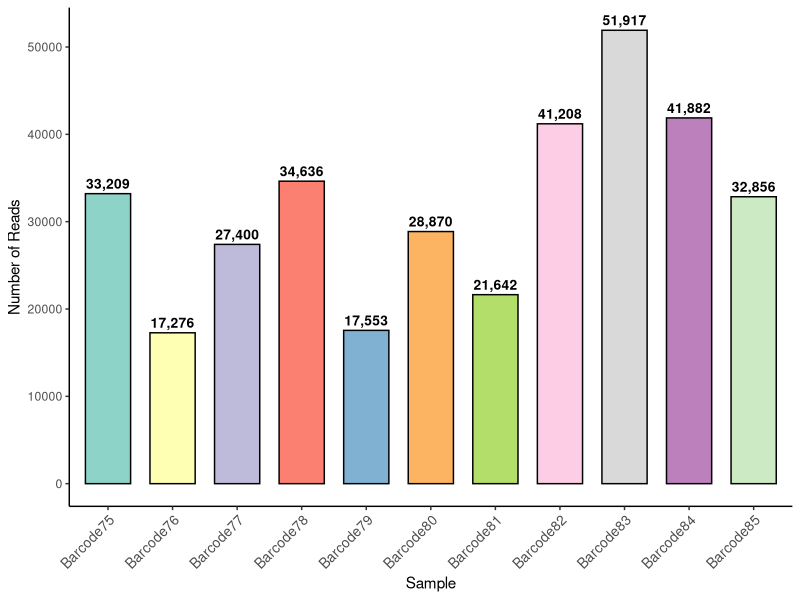
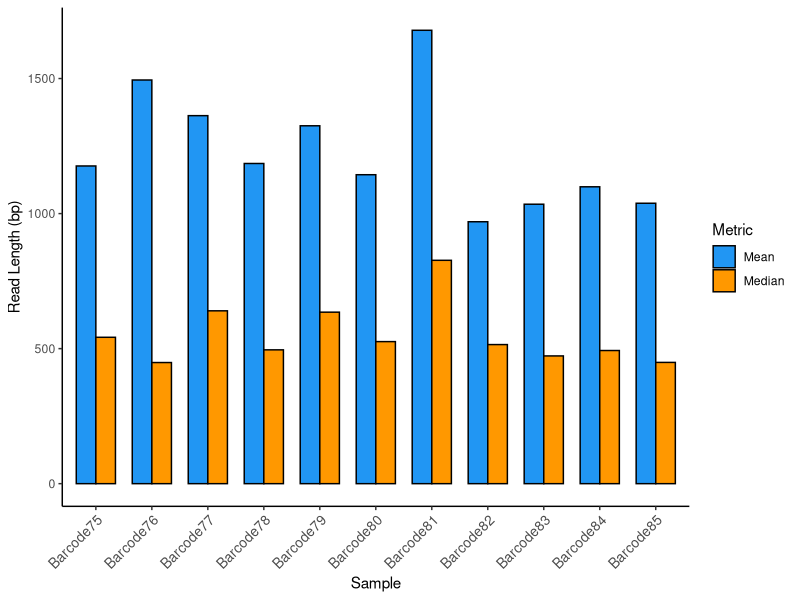
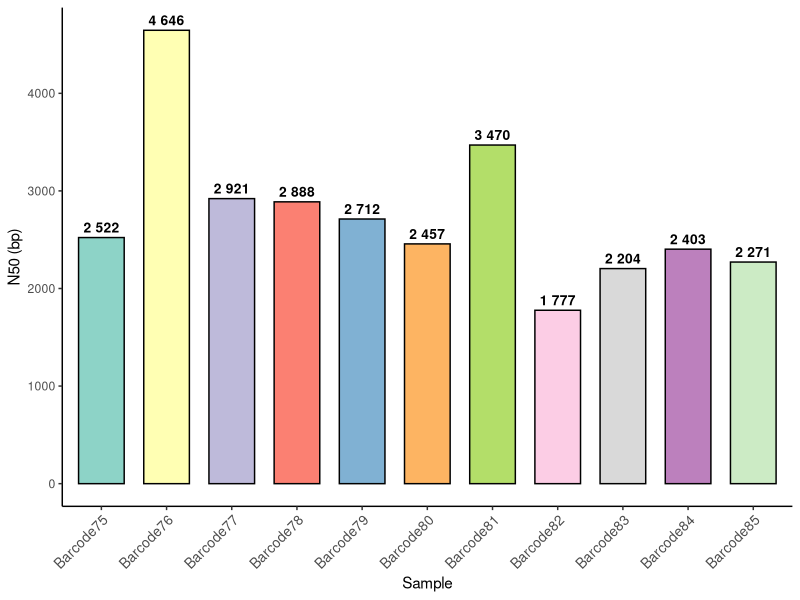
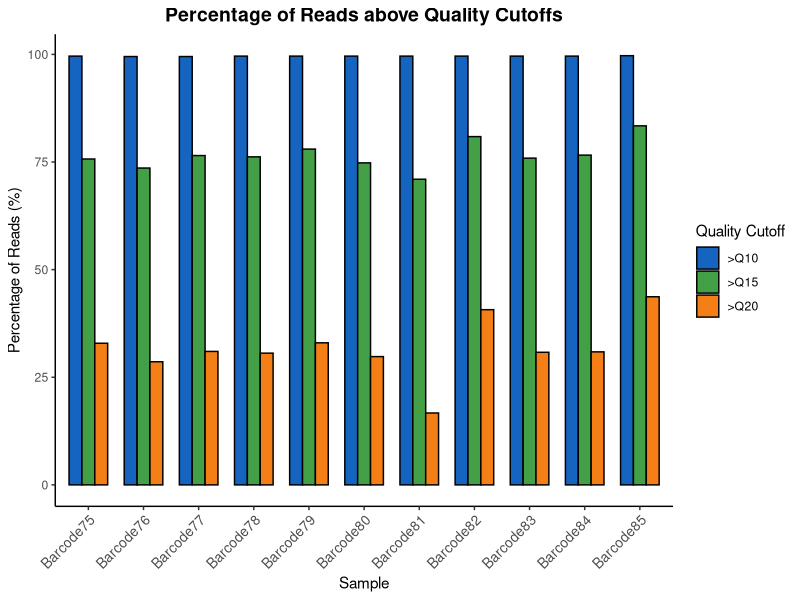
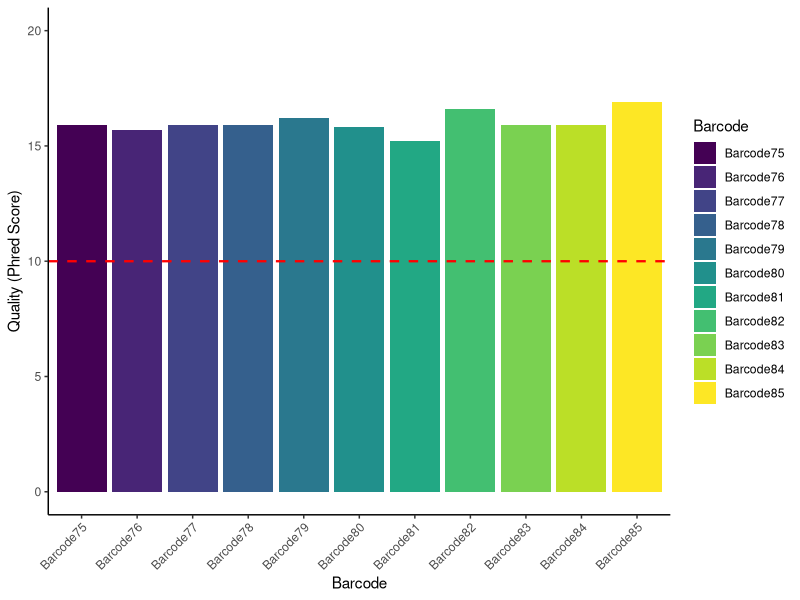
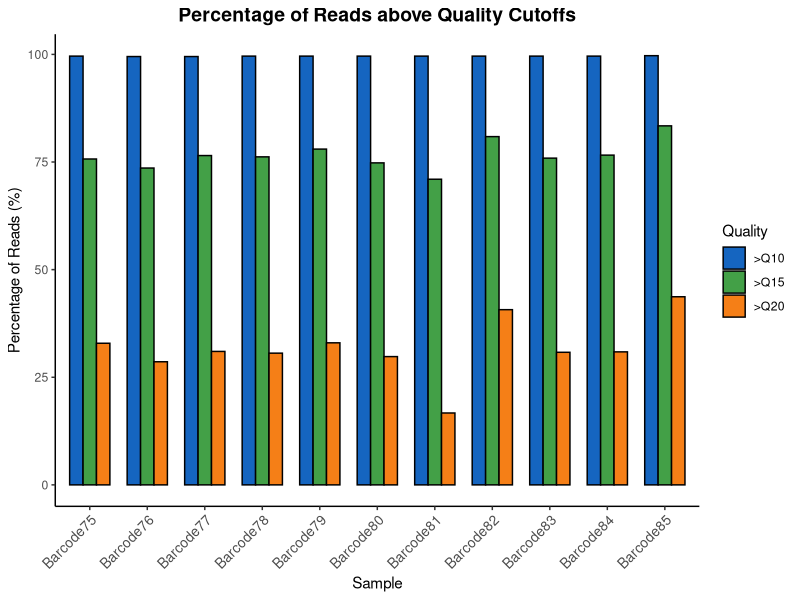

Recreate these plots in R, in order.
# ============================================
# QC Analysis - NanoComp Results Visualization
# ============================================

library(ggplot2)
library(tidyverse)
library(RColorBrewer)

# ============================================
# 1. Chargement et préparation des données
# ============================================

data <- data.frame(
  Barcode = c("Barcode75", "Barcode76", "Barcode77", "Barcode78", "Barcode79",
              "Barcode80", "Barcode81", "Barcode82", "Barcode83", "Barcode84", "Barcode85"),
  Mean_read_length = c(1176.3, 1494.6, 1362.6, 1185.5, 1325.1, 1143.9, 1678.7, 969.8, 1034.7, 1099.2, 1038.3),
  Median_read_length = c(542.0, 448.5, 640.0, 495.5, 635.0, 526.0, 827.0, 515.0, 473.0, 493.0, 449.0),
  Mean_read_quality = c(15.9, 15.7, 15.9, 15.9, 16.2, 15.8, 15.2, 16.6, 15.9, 15.9, 16.9),
  Median_read_quality = c(18.0, 17.6, 17.9, 17.9, 18.1, 17.7, 16.8, 18.8, 17.8, 17.9, 19.3),
  Number_of_reads = c(33209, 17276, 27400, 34636, 17553, 28870, 21642, 41208, 51917, 41882, 32856),
  N50 = c(2522, 4646, 2921, 2888, 2712, 2457, 3470, 1777, 2204, 2403, 2271),
  Total_bases_Mb = c(39.06, 25.82, 37.34, 41.06, 23.26, 33.02, 36.33, 39.97, 53.72, 46.04, 34.12),
  Q10_pct = c(99.6, 99.5, 99.5, 99.6, 99.6, 99.6, 99.6, 99.6, 99.6, 99.6, 99.7),
  Q15_pct = c(75.7, 73.6, 76.5, 76.2, 78.0, 74.8, 71.0, 80.9, 75.9, 76.6, 83.4),
  Q20_pct = c(32.9, 28.6, 31.0, 30.6, 33.0, 29.8, 16.7, 40.7, 30.8, 30.9, 43.7)
)
view(data)

# Palette de couleurs
colors <- brewer.pal(11, "Set3")

output_dir <- "QC_plots"
dir.create(output_dir, showWarnings = FALSE)

# ============================================
# 2. Graphique 1 — Nombre de reads par barcode
# ============================================

p1 <- ggplot(data, aes(x = Barcode, y = Number_of_reads, fill = Barcode)) +
  geom_bar(stat = "identity", color = "black", width = 0.7) +
  scale_fill_manual(values = colors) +
  geom_text(aes(label = format(Number_of_reads, big.mark = ",")),
            vjust = -0.5, size = 3.5, fontface = "bold") +
  labs(
       x = "Sample",
       y = "Number of Reads") +
  theme_classic() +
  theme(axis.text.x = element_text(angle = 45, hjust = 1, size = 10),
        plot.title = element_text(hjust = 0.5, size = 14, face = "bold"),
        legend.position = "none")
p1



# ============================================
# 3. Graphique 2 — Mean vs Median Read Length
# ============================================

length_data <- data %>%
  select(Barcode, Mean_read_length, Median_read_length) %>%
  pivot_longer(cols = c(Mean_read_length, Median_read_length),
               names_to = "Metric",
               values_to = "Length") %>%
  mutate(Metric = recode(Metric,
                         "Mean_read_length" = "Mean",
                         "Median_read_length" = "Median"))

p2 <- ggplot(length_data, aes(x = Barcode, y = Length, fill = Metric)) +
  geom_bar(stat = "identity", position = "dodge", color = "black", width = 0.7) +
  scale_fill_manual(values = c("Mean" = "#2196F3", "Median" = "#FF9800")) +
  labs(
       x = "Sample",
       y = "Read Length (bp)",
       fill = "Metric") +
  theme_classic() +
  theme(axis.text.x = element_text(angle = 45, hjust = 1, size = 10),
        plot.title = element_text(hjust = 0.5, size = 14, face = "bold"))

p2


# ============================================
  # 4. Graphique 3 — N50 par barcode
  # ============================================

p3 <- ggplot(data, aes(x = Barcode, y = N50, fill = Barcode)) +
  geom_bar(stat = "identity", color = "black", width = 0.7) +
  scale_fill_manual(values = colors) +
  geom_text(aes(label = format(N50, big.mark = " ")),
            vjust = -0.5, size = 3.5, fontface = "bold") +
  labs(,
       x = "Sample",
       y = "N50 (bp)") +
  theme_classic() +
  theme(axis.text.x = element_text(angle = 45, hjust = 1, size = 10),
        plot.title = element_text(hjust = 0.5, size = 14, face = "bold"),
        legend.position = "none")
p3

# ============================================
# 6. Graphique 5 — Proportion reads > Q10, Q15, Q20
# ============================================

quality_cutoff <- data %>%
  select(Barcode, Q10_pct, Q15_pct, Q20_pct) %>%
  pivot_longer(cols = c(Q10_pct, Q15_pct, Q20_pct),
               names_to = "Cutoff",
               values_to = "Percentage") %>%
  mutate(Cutoff = recode(Cutoff,
                         "Q10_pct" = ">Q10",
                         "Q15_pct" = ">Q15",
                         "Q20_pct" = ">Q20"))

p5 <- ggplot(quality_cutoff, aes(x = Barcode, y = Percentage, fill = Cutoff)) +
  geom_bar(stat = "identity", position = "dodge", color = "black", width = 0.7) +
  scale_fill_manual(values = c(">Q10" = "#1565C0", ">Q15" = "#43A047", ">Q20" = "#F57F17")) +
  labs(title = "Percentage of Reads above Quality Cutoffs",
       x = "Sample",
       y = "Percentage of Reads (%)",
       fill = "Quality Cutoff") +
  theme_classic() +
  theme(axis.text.x = element_text(angle = 45, hjust = 1, size = 10),
        plot.title = element_text(hjust = 0.5, size = 14, face = "bold"))

p5


# Qualité moyenne des reads par echantillons 

ggplot(data, aes(x = Barcode, y = Mean_read_quality, fill = Barcode)) +
  geom_bar(stat = "identity") +
  geom_hline(yintercept = 10, linetype = "dashed", color = "red", size = 0.8) +
  theme_classic() +
  labs(
    x = "Barcode",
    y = "Quality (Phred Score)") +
  coord_cartesian(ylim = c(0, 20)) + # Pour bien voir la différence
  theme(axis.text.x = element_text(angle = 45, hjust = 1)) +
  scale_fill_viridis_d()



#============================================
  # 6. Graphique 5 — Proportion reads > Q10, Q15, Q20
  # ============================================

quality_cutoff <- data %>%
  select(Barcode, Q10_pct, Q15_pct, Q20_pct) %>%
  pivot_longer(cols = c(Q10_pct, Q15_pct, Q20_pct),
               names_to = "Cutoff",
               values_to = "Percentage") %>%
  mutate(Cutoff = recode(Cutoff,
                         "Q10_pct" = ">Q10",
                         "Q15_pct" = ">Q15",
                         "Q20_pct" = ">Q20"))

p5 <- ggplot(quality_cutoff, aes(x = Barcode, y = Percentage, fill = Cutoff)) +
  geom_bar(stat = "identity", position = "dodge", color = "black", width = 0.7) +
  scale_fill_manual(values = c(">Q10" = "#1565C0", ">Q15" = "#43A047", ">Q20" = "#F57F17")) +
  labs(title = "Percentage of Reads above Quality Cutoffs",
       x = "Sample",
       y = "Percentage of Reads (%)",
       fill = "Quality") +
  theme_classic() +
  theme(axis.text.x = element_text(angle = 45, hjust = 1, size = 10),
        plot.title = element_text(hjust = 0.5, size = 14, face = "bold"))
p5
